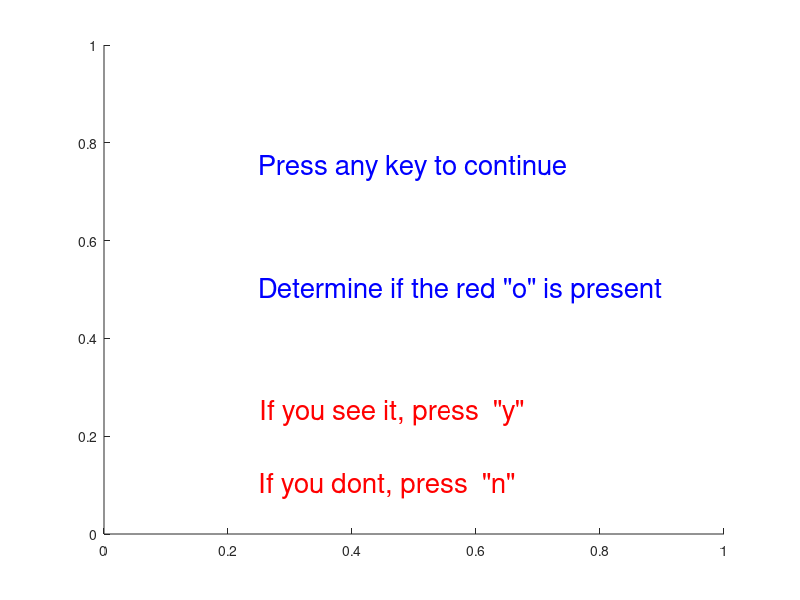
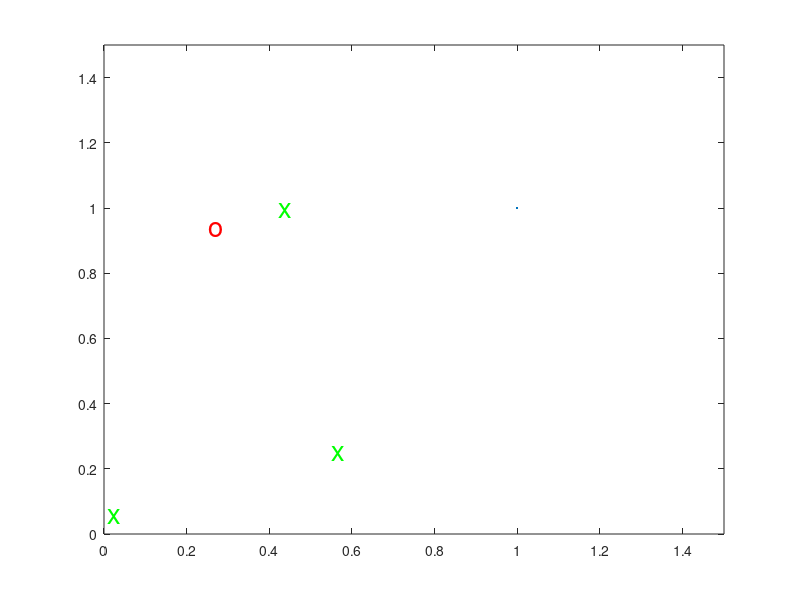
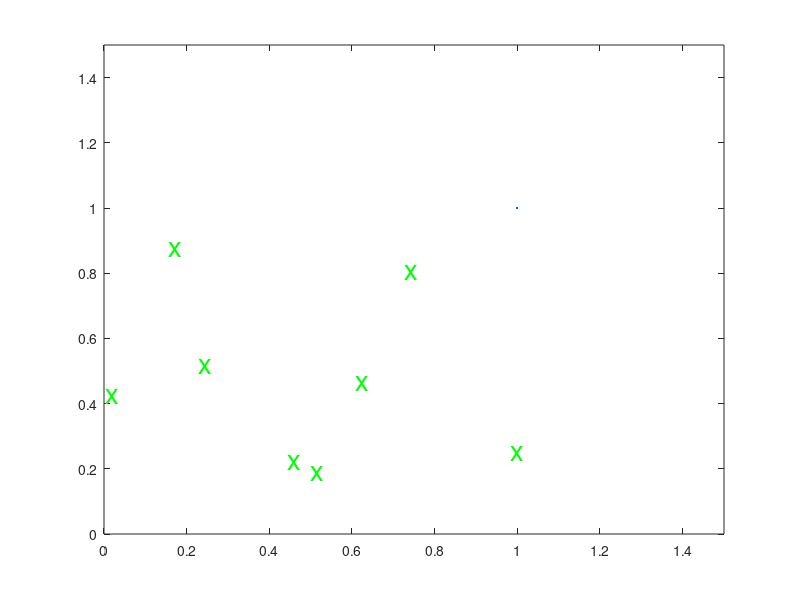
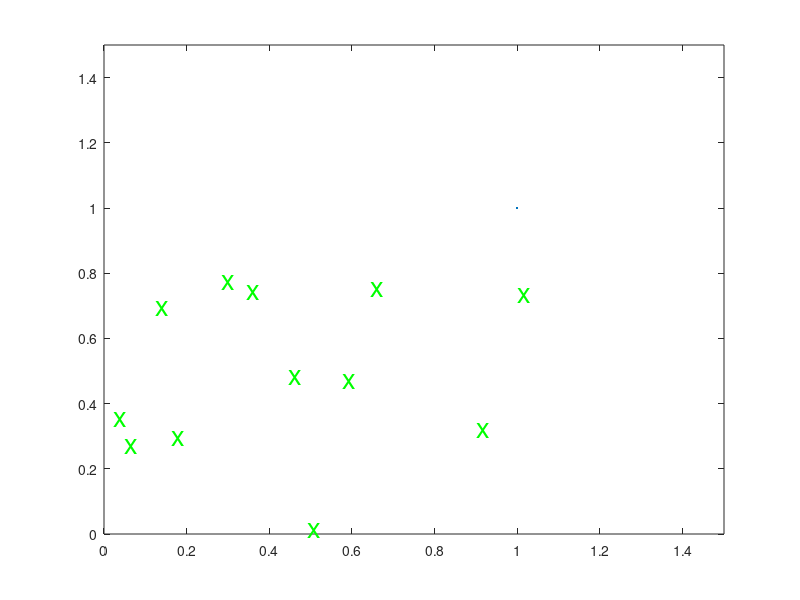

Write the MATLAB code that produced these figures, in order.
size = 4;

popCorrect = zeros(4,2);
popIncorrect = zeros(4,2);
conjCorrect = zeros(4,2);
conjIncorrect = zeros(4,2);
trial = 0;
yCount = 0;
nCount = 0;
h = figure; %Start by creating a figure

g = text(0.25, .75, 'Press any key to continue');
set(g,'color','b','fontsize',20);
g = text(0.25,0.5, 'Determine if the red "o" is present');
set(g,'color','b','fontsize',20);
g = text(0.25,0.25, 'If you see it, press  "y" ');
set(g,'color','r','fontsize',20);
g = text(0.25,0.1, 'If you dont, press  "n" ');
set(g,'color','r','fontsize',20);
pause %waiting for a single keypress
set(h,'visible','off');
while size < 17
    trial = trial + 1;
    h = figure;
    
    plot(1,1)
    xlim([0 1.5])
    ylim([0 1.5])
    hold on
    
    i = 0;
    a = rand(1,1);
    %Randomize target trials
    if a > 0.5
        target = randi([0 3],1);
        present = 'y';
        yCount = yCount +1;
    else
        target = -1;
        present = 'n';
        nCount = nCount +1;
    end
    %Ensure there are equal target and absent sessions
    if (yCount > 2)
        target = -1;
        present ='n';
        yCount = yCount -1;
        nCount = nCount +1;
    end
    if (nCount > 2)
        target = randi([0 3],1);
        present = 'y';
        yCount = yCount +1;
        nCount = nCount -1;
    end
    while i < size
        
        if i == target %Check if target is present
            color = 'r'; %color will be red
            shape = 'o'; %shape will be 'o'
        else %not present
            color = 'g'; %color will be green
            shape = 'x'; %shape will be 'x'
        end
        
        x = rand(1);
        y = rand(1);
        pop = text(x, y, shape);
        set(pop, 'color', color,'fontsize', 20);
        i = i +1;
    end
    
    tic %Start stopwatch
    pause %waiting for a single keypress
    h725 = get(h, 'CurrentCharacter');
    %h725 will equal 'p' when target is present
    %h725 will equal 'a' when target is absent
    t(trial, 1) = toc; %End stop-watch
    if (present == h725)
        %User was correct, add the size and time to respond to matrix
        popCorrect(trial, 1) = size;
        popCorrect(trial, 2) = t(trial, 1);
        
    else
        %user was correct, add the time and size to respective matrix
        popIncorrect(trial, 1) = size;
        popIncorrect(trial, 2) = t(trial, 1);
    end
    set(h, 'visible' ,'off')
    size = size + 4;
    
end

yCount = 0;
nCount = 0;
trial = 0;
size = 4;
%Conjunction search
while size < 17;
    trial = trial +1;
    h = figure;  %Start by creating a figure
    
    plot(1,1)
    xlim([0 1.5])
    ylim([0 1.5])
    hold on
    
    i = 0;
    a = rand(1,1);
    
    %Randomize target trials
    if a > 0.5
        target = randi([0 3],1);
        present = 'y';
        yCount = yCount +1;
    else
        target = -1;
        present = 'n';
        nCount = nCount +1;
    end
    %Ensure there are equal target and absent sessions
    if (yCount > 2)
        target = -1;
        present ='n';
        yCount = yCount -1;
        nCount = nCount +1;
    end
    if (nCount > 2)
        target = randi([0 3],1);
        present = 'y';
        yCount = yCount +1;
        nCount = nCount -1;
    end
    
    while i < size
        
        if i == target
            color = 'r';
            shape = 'o';
        else
            if mod(i, 2) == 0 %Check if i is even
                color = 'r'; %color will be red
                %         rCount = rCount +1;
            else %color will be green
                color = 'g';
                %         gCount = gCount +1;
            end
            st = rand(1,1);  %Creates a random number and assigns it to the variable st
            if st > 0.5 %Check if co is larger than "0.5"
                shape = 'x'; %50 percent chance stim will be an x
                %         xCount = xCount +1;
            else
                shape = 'o'; %50 percent chance stim will be an o
                %         xCount = xCount +1;
            end
            if color == 'r' & shape == 'o'
                shape = 'x';
            end
        end
        %     if color == 'r' & shape == 'o'
        x = rand(1);
        y = rand(1);
        conj = text(x, y, shape);
        set(conj, 'color', color,'fontsize', 20);
        i = i +1;
        
    end
    tic %Start stopwatch
    pause %waiting for a single keypress
    h725 = get(h, 'CurrentCharacter');
    %h725 will equal 'p' when target is present
    %h725 will equal 'a' when target is absent
    t(trial, 1) = toc; %End stop-watch
    if (present == h725)
        %User was correct, add the size and time to respond to matrix
        conjCorrect(trial, 1) = size;
        conjCorrect(trial, 2) = t(trial, 1);
        
    else
        %user was correct, add the time and size to respective matrix
        conjIncorrect(trial, 1) = size;
        conjIncorrect(trial, 2) = t(trial, 1);
    end
    set(h, 'visible' ,'off')
    size = size + 4;
    
end
correlatePop = corrcoef(popCorrect(:,1),popCorrect(:,2))
correlateConj = corrcoef(conjCorrect(:,1), conjCorrect(:,2))
figure
hold on;
p = plot(popCorrect(:,1),popCorrect(:,2));
c = plot(conjCorrect(:,1), conjCorrect(:,2));
title('Reaction time vs. Set size')
xlabel('Set size') %Label the x-axis
ylabel('RT') %Label for the y-axis



